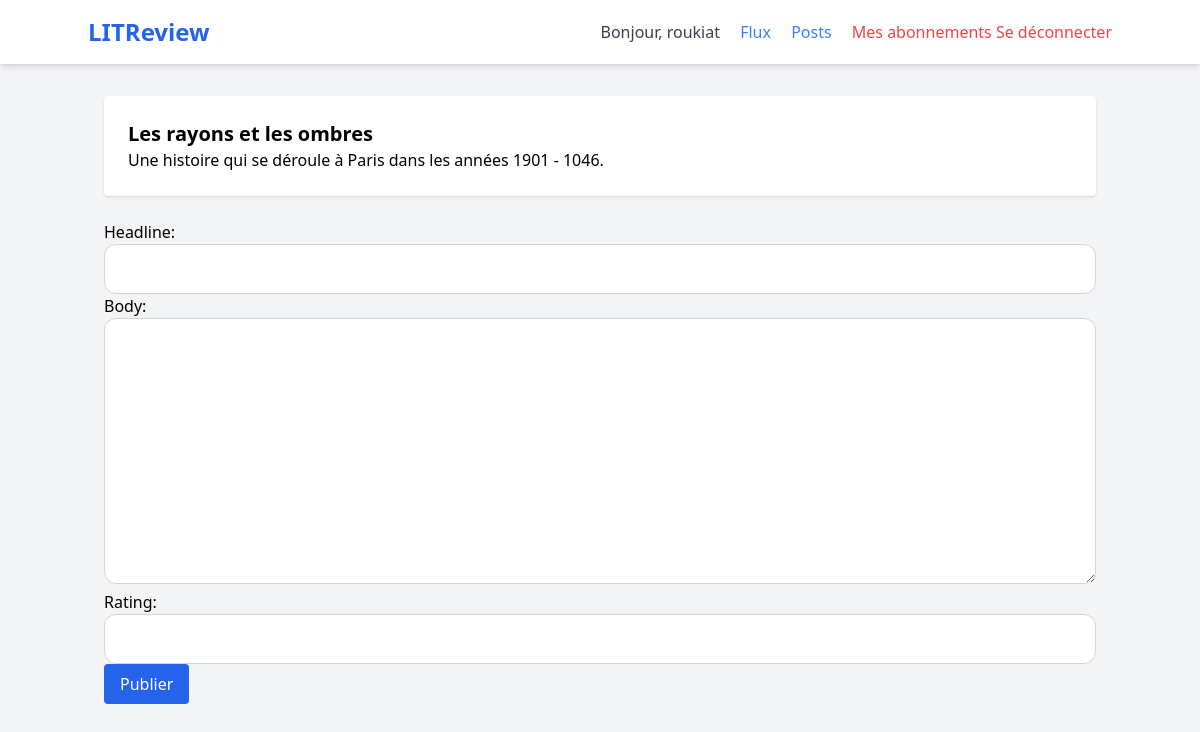
Page /review/create/3/ (signed in) on the committed database.
### AppCritique/models.py (models this page shows, shortened)
class CustomUser(AbstractUser):
    pass

class Ticket(models.Model):
    title = models.CharField(max_length=128)
    description = models.TextField(
        max_length=2048,
        blank=True
    )
    image = models.ImageField(
        null=True,
        blank=True,
        upload_to='tickets/'
    )
    user = models.ForeignKey(
        to=settings.AUTH_USER_MODEL,
        on_delete=models.CASCADE
    )
    time_created = models.DateTimeField(
        auto_now_add=True
    )

### AppCritique/views.py (the view, shortened to what this page needs)
# urls.py: path('review/create/<int:ticket_id>/', create_review,
@login_required
def create_review(request, ticket_id):
    ticket = get_object_or_404(
        Ticket,
        id=ticket_id
    )
    existing_review = Review.objects.filter(
        ticket=ticket,
        user=request.user
    ).exists()
    if existing_review:
        return redirect('feed')
    form = ReviewForm()
    return render(
        request,
        'AppCritique/create_review.html',
        {
            'form': form,
            'ticket': ticket
        }
    )

### AppCritique/forms.py
class ReviewForm(StyledFormMixin, forms.ModelForm):
    class Meta:
        model = Review
        fields = ["headline", "body", "rating"]
    def __init__(self, *args, **kwargs):
        super().__init__(*args, **kwargs)
        self.apply_style()

### AppCritique/forms.py (called while the page is built)
    def apply_style(self):
        for field in self.fields.values():
            field.widget.attrs.update({
                "class": self.default_classes
            })

### AppCritique/templates/AppCritique/create_review.html (shortened to what this page needs)
{% extends 'AppCritique/base.html' %}
{% block content %}
<div class="bg-white p-6 rounded shadow mb-6">
    <h2 class="text-xl font-bold">
        {{ ticket.title }}
    </h2>
    <p>
        {{ ticket.description }}
    </p>
</div>
<form method="POST">
    {{ form.as_p }}
    <button
        type="submit"
        class="bg-blue-600 text-white px-4 py-2 rounded"
    >
        Publier
    </button>
</form>
{% endblock %}

### AppCritique/templates/AppCritique/base.html (shortened to what this page needs)
<!DOCTYPE html>
<html lang="fr">
<head>
    <script src="https://cdn.tailwindcss.com"></script>
    {% load static %}
    <link rel="stylesheet" href="{% static 'AppCritique/css/base.css' %}">
</head>
<body class="bg-gray-100 font-sans leading-normal tracking-normal">
    <nav class="bg-white p-4 shadow-md mb-8">
        <div class="container mx-auto flex justify-between items-center">
            <a href="/" class="text-2xl font-bold text-blue-600">LITReview</a>
            <div>
                {% if user.is_authenticated %}
                    <span class="mr-4 text-gray-700 font-medium">Bonjour, {{ user.username }}</span>
                    <a href="{% url 'feed' %}"class="mr-4 text-blue-500 hover:underline">Flux</a>
                    <a href="{% url 'posts' %}"class="mr-4 text-blue-500 hover:underline">Posts</a>
                    <a href="{% url 'subscriptions' %}" class="text-red-500 hover:underline">Mes abonnements</a>
                    <a href="{% url 'logout' %}" class="text-red-500 hover:underline">Se déconnecter</a>
                {% else %}
                    <a href="{% url 'login' %}" class="mr-4 text-blue-500 hover:underline">Connexion</a>
                    <a href="{% url 'signup' %}" class="bg-blue-500 text-white px-4 py-2 rounded">S'inscrire</a>
                {% endif %}
            </div>
        </div>
    </nav>
   <main class="container mx-auto px-4">
    {% block content %}
    {% endblock %}
</main>
</body>
</html>

### rows in the picture
CustomUser: username "roukiat"
Ticket: title "Les rayons et les ombres", description "Une histoire qui se déroule à Paris dans les années 1901 - 1046."
